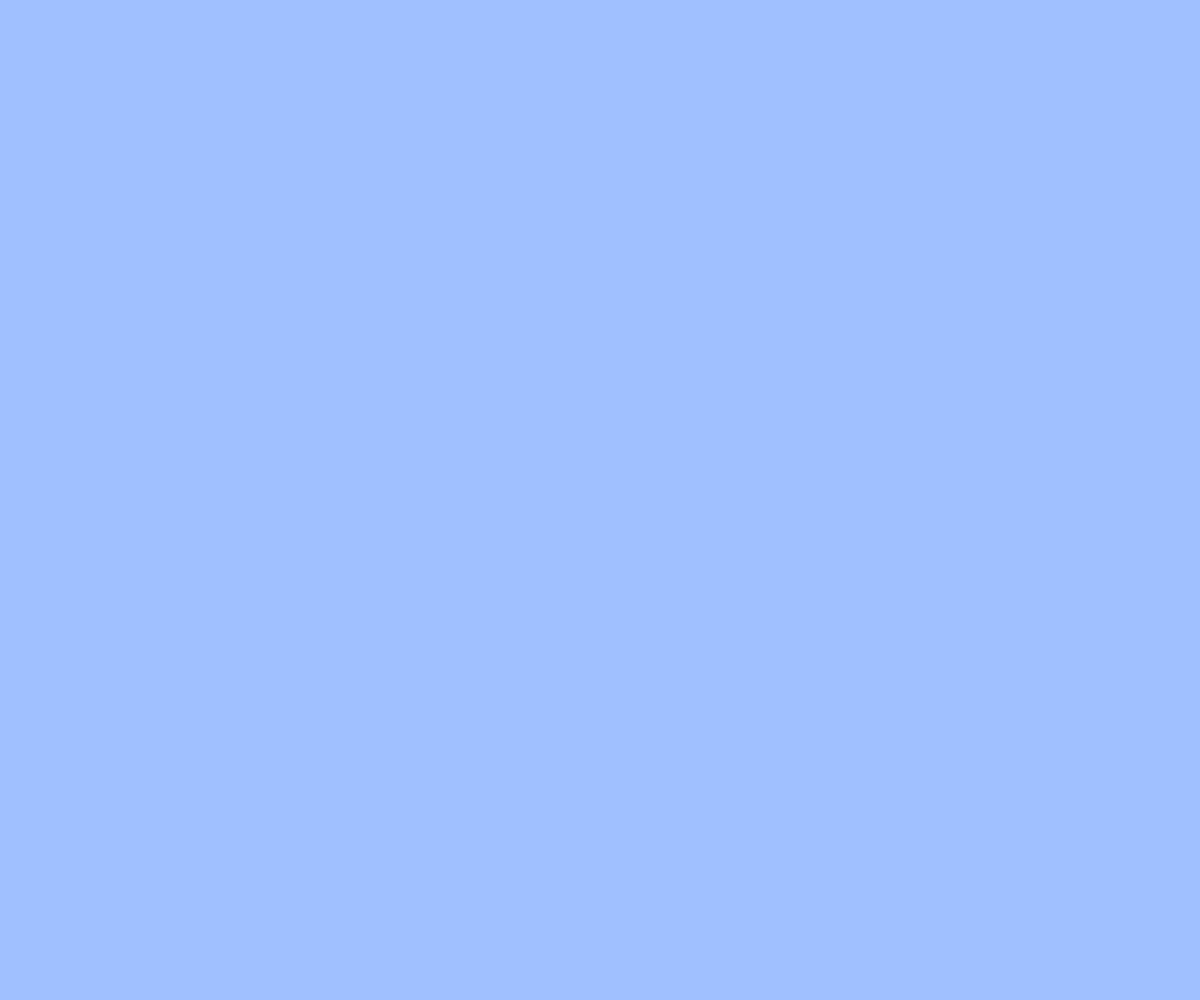
Frame 1 (no input)
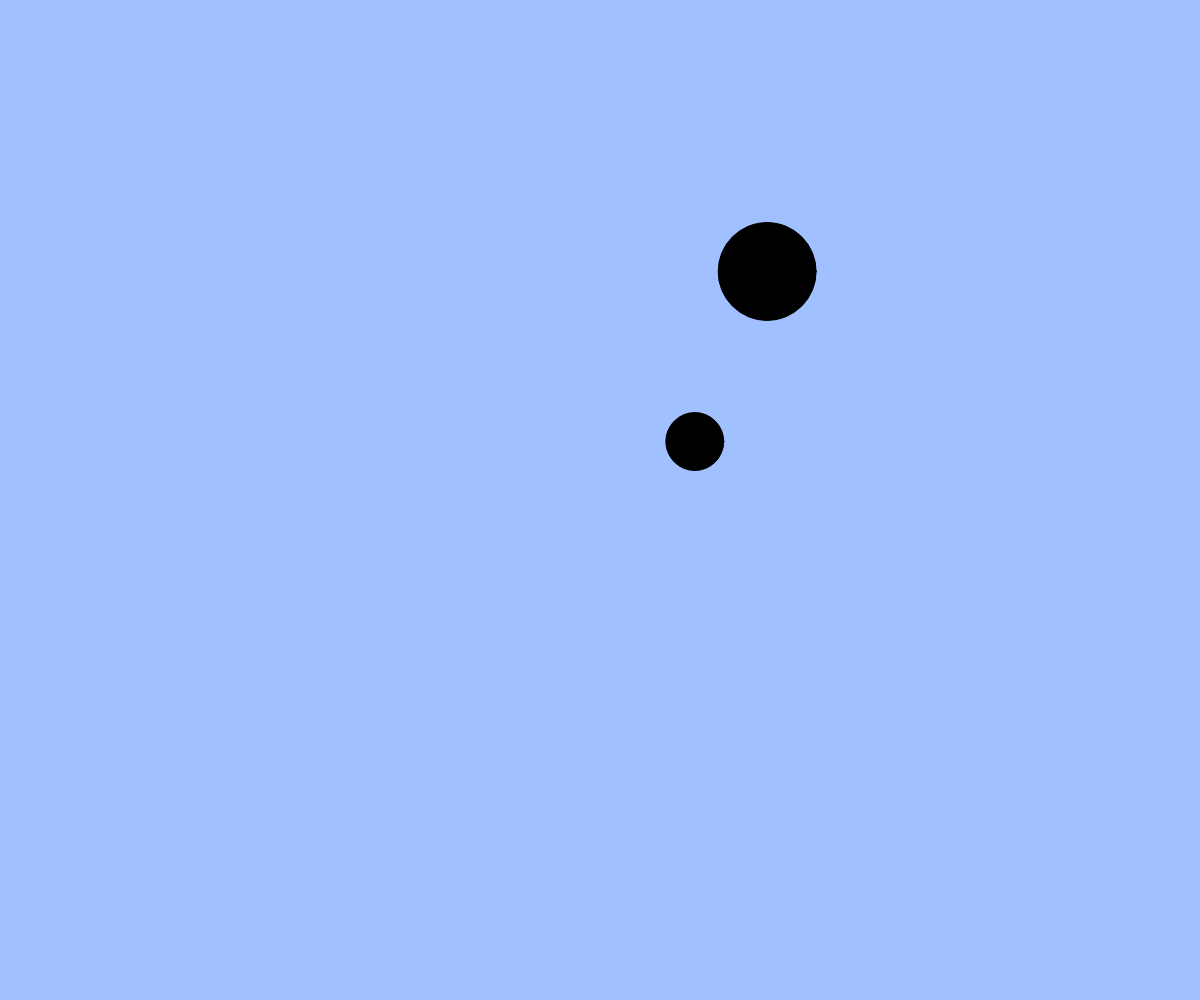
Frame 60 (no input)
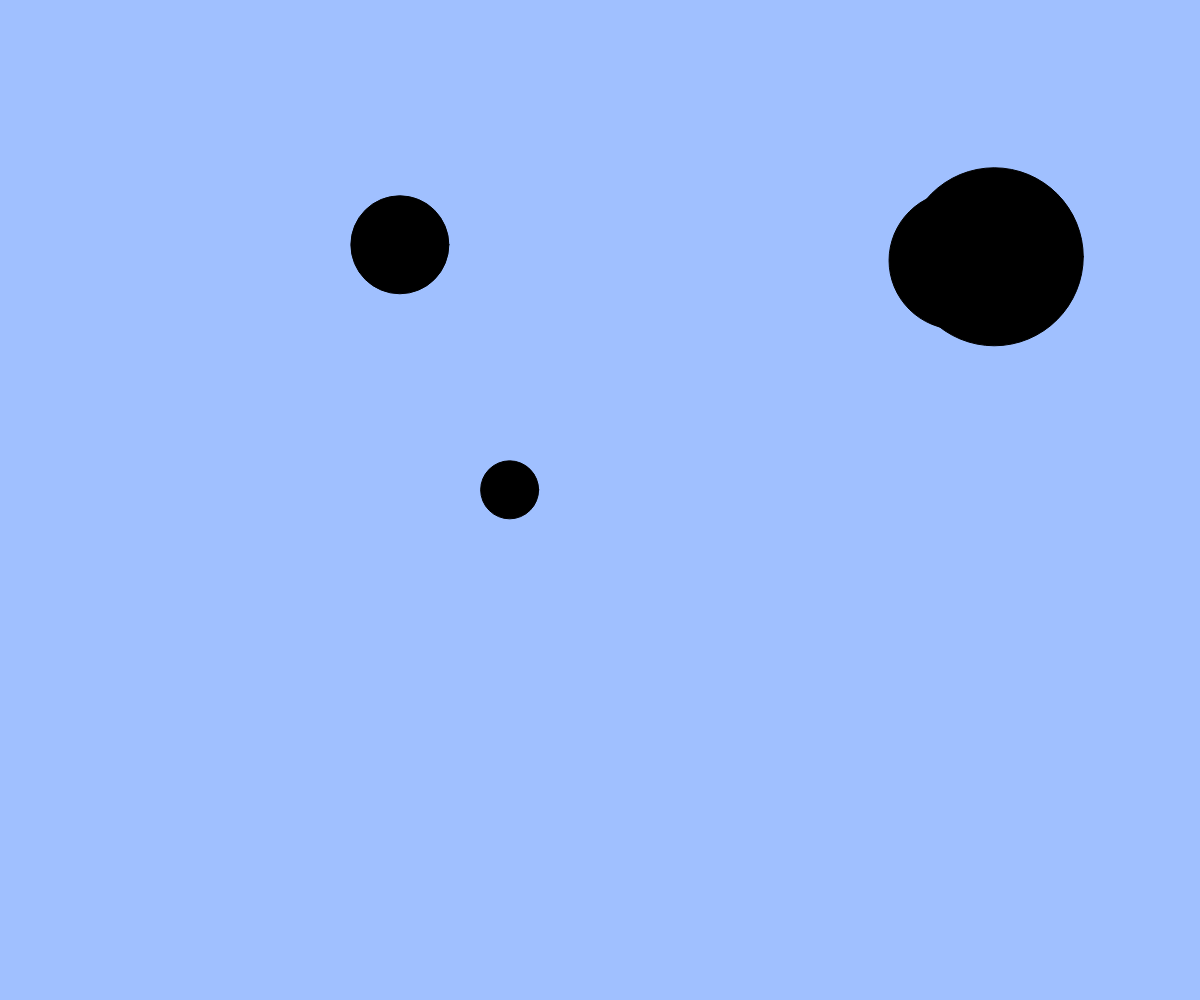
Frame 120 (the mouse pressed at the canvas centre since frame 60)

The p5.js sketch that drew these frames (run headless with seeded random() and noise() and a simulated clock; from frame 60 on, the mouse is pressed at the canvas centre):

// p5.js sketch
// ── sketch.js
// たくさん出てくるアニメーション
let balls;
let targets; // 追加（ボールを当てる的）

function setup(){
  createCanvas(windowWidth, windowHeight);
  balls = [];
  targets = [];
}

function windowResized(){
  resizeCanvas(windowWidth, windowHeight);
}

function draw(){
  background(160, 192, 255);

  // 的のアニメーション（注意：追加しないと何も起きない）
  for(let i = 0; i < targets.length; i++){
    let t = targets[i];
    fill(0);
    ellipse(t.x, t.y, t.size);
    t.x += t.vx;
    t.y += t.vy;
    t.size += 2;
  }

  // ボールのアニメーション
  for(let i = 0; i < balls.length; i++){
    let b = balls[i];
    fill(255);
    ellipse(b.x, b.y, b.size);
    b.x += b.vx;
    b.y += b.vy;
  }

  // 画面外に出たボールを配列から削除する
  const ballsInCanvas = []; // 画面内のボールを一時的に保持する配列
  for(let i = 0; i < balls.length; i++){
    let b = balls[i];
    if(b.x > 0 && b.x < width && b.y > 0 && b.y < height){ // 画面内
      ballsInCanvas.push(b);
    }
  }
  balls = ballsInCanvas; // 画面内のボールだけを残す

  // 補足：filter 関数を使うともっと簡単に書ける
  // balls = balls.filter(insideCanvas);

  if(frameCount % 20 === 0) { // 20フレームごとに新しい的を追加する
    // BLANK[1] 新しい的オブジェクトを作成して targets 配列に追加しよう
    const m = {x: width / 2, y: height / 2, size: 20, vx: random(-10, 10), vy: random(-10, 10)};
    targets.push(m);
  }

  // ボールに当たった or 大きくなりすぎた的を配列から削除する
  const activeTargets = []; // 生き残った的を一時的に保持する配列
  for(let i = 0; i < targets.length; i++){
    let t = targets[i];
    if(t.size < 200){ // 大きくなりすぎていない
      let hit = false;
      for(let j = 0; j < balls.length; j++){ // すべてのボールと衝突判定
        let b = balls[j];
        // BLANK[2]
        if(t.x - t.size < b.x && t.x + t.size > b.x && t.y - t.size < b.y && t.y + t.size > b.y){
          t = hit
        }
      }
      if(!hit) activeTargets.push(t); // 衝突していなければ生き残る
    }
  }
  targets = activeTargets; // 生き残った的だけを残す
}

function mouseDragged(){
  const dx = mouseX - pmouseX;
  const dy = mouseY - pmouseY;
  if(mag(dx, dy) > 5){
    const b = { x: mouseX, y: mouseY, size: 20, vx: dx, vy: dy };
    balls.push(b);
  }
}

function insideCanvas(b) {
  return b.x > 0 && b.x < width && b.y > 0 && b.y < height;
}
